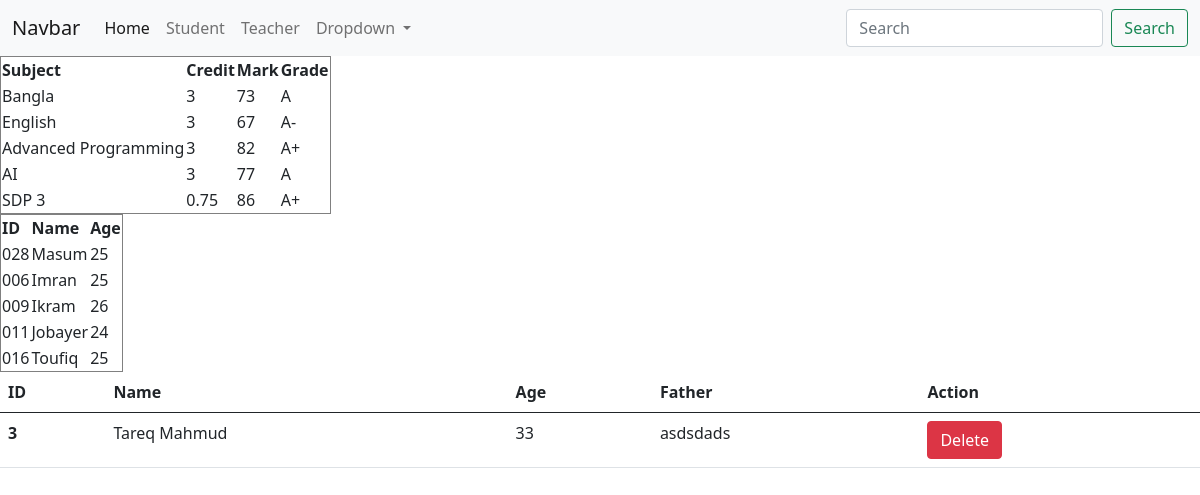
/students/profile/, run on the app's committed database.
### students/models.py (models this page shows, shortened)
class Students(models.Model):
    id = models.IntegerField(primary_key= True, unique= True)
    name = models.CharField(max_length= 50, verbose_name= 'Student Name')
    age = models.IntegerField(null=True, blank=True)
    fName = models.CharField(max_length= 50)

### students/views.py (the view)
# urls.py: path('profile/', views.profile, name = 'student_profile'),
def profile(response):
    student_data = models.Students.objects.all()
    marks = [
        {"subject": "Bangla", "credit": 3, "mark": 73},
        {"subject": "English", "credit": 3, "mark": 67},
        {"subject": "Advanced Programming", "credit": 3, "mark": 82},
        {"subject": "AI", "credit": 3, "mark": 77},
        {"subject": "SDP 3", "credit": .75, "mark": 86},
    ]
    stdInfo = [
        {"name": "Masum", "age": 25, "id": "028"},
        {"name": "Imran", "age": 25, "id": "006"},
        {"name": "Ikram", "age": 26, "id": "009"},
        {"name": "Jobayer", "age": 24, "id": "011"},
        {"name": "Toufiq", "age": 25, "id": "016"},
    ]
    return render(response, 'student/profile.html',context= {'marks': marks, 'stdInfo': stdInfo, 'std_data': student_data})

### students/templates/student/profile.html (shortened to what this page needs)
{% load static %}
<!DOCTYPE html>
<html lang="en">
<head>
    <link rel="stylesheet" href="{% static 'students/css/style.css' %}">
    <link href="https://cdn.jsdelivr.net/npm/bootstrap@5.0.2/dist/css/bootstrap.min.css" rel="stylesheet">
</head>
<body>
    <nav class="navbar navbar-expand-lg navbar-light bg-light">
  <div class="container-fluid">
    <a class="navbar-brand" href="#">Navbar</a>
    <div class="collapse navbar-collapse" id="navbarSupportedContent">
      <ul class="navbar-nav me-auto mb-2 mb-lg-0">
        <li class="nav-item">
          <a class="nav-link active" aria-current="page" href="/home">Home</a>
        </li>
        <li class="nav-item">
          <a class="nav-link" href="{% url "student_profile" %}">Student</a>
        </li>
        <li class="nav-item">
          <a class="nav-link" href="/teachers/profile">Teacher</a>
        </li>
        <li class="nav-item dropdown">
          <a class="nav-link dropdown-toggle" href="#" id="navbarDropdown" role="button" data-bs-toggle="dropdown" aria-expanded="false">
            Dropdown
          </a>
        </li>
      </ul>
      <form class="d-flex">
        <input class="form-control me-2" type="search" placeholder="Search" aria-label="Search">
        <button class="btn btn-outline-success" type="submit">Search</button>
      </form>
    </div>
  </div>
</nav>
    <table border = "1">
        <tr>
            <th>Subject</td>
            <th>Credit</td>
            <th>Mark</td>
            <th>Grade</td>
        </tr>
        {% for mark in marks %}
        <tr>
            <td>{{mark.subject}}</td>
            <td>{{mark.credit}}</td>
            <td>{{mark.mark}}</td>
            <td>
                {% if mark.mark >= 80 %}
                A+
                {% elif mark.mark >= 70 %}
                A
                {% elif mark.mark >= 60 %}
                A-
                {% elif mark.mark >= 50 %}
                B
                {% elif mark.mark >= 40 %}
                C
                {% elif mark.mark >= 30 %}
                D
                {% else %}
                F
                {% endif %}
            </td>
        </tr>
        {% endfor %}
    </table>
    <table border = "1">
        <tr>
            <th>ID</td>
            <th>Name</td>
            <th>Age</td>
        </tr>
        {% for student in stdInfo %}
        <tr>
            <td>{{student.id}}</td>
            <td>{{student.name}}</td>
            <td>{{student.age}}</td>
        </tr>
        {% endfor %}
    </table>
    <table class="table">
  <thead>
    <tr>
      <th scope="col">ID</th>
      <th scope="col">Name</th>
      <th scope="col">Age</th>
      <th scope="col">Father</th>
      <th scope="col">Action</th>
    </tr>
  </thead>
  <tbody>
    {% for sStudent in std_data %}
    <tr>
      <th scope="row">{{sStudent.id}}</th>
      <td>{{sStudent.name}}</td>
      <td>{{sStudent.age}}</td>
      <td>{{sStudent.fName}}</td>
      <td><a class="btn btn-danger" href="{% url 'student_delete' sStudent.id %}">Delete</a></td>
    </tr>
    {% endfor %}
  </tbody>
</table>
</body>
</html>

### students/static/students/css/style.css (style rules this page uses)
body { background-color: red; }

### data on the page
Students: id "3", name "Tareq Mahmud", age "33", fName "asdsdads"

### other printed values
{{ mark.subject }} "Bangla" "English" "Advanced Programming" "AI" "SDP 3"
{{ mark.credit }} "3" "3" "3" "3" "0.75"
{{ mark.mark }} "73" "67" "82" "77" "86"
{{ student.id }} "028" "006" "009" "011" "016"
{{ student.name }} "Masum" "Imran" "Ikram" "Jobayer" "Toufiq"
{{ student.age }} "25" "25" "26" "24" "25"
